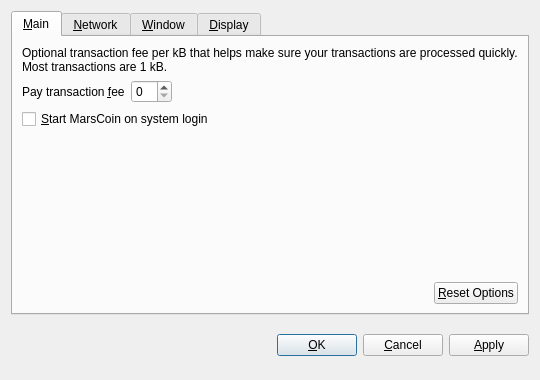
<?xml version="1.0" encoding="UTF-8"?>
<ui version="4.0">
 <class>OptionsDialog</class>
 <widget class="QDialog" name="OptionsDialog">
  <property name="geometry">
   <rect>
    <x>0</x>
    <y>0</y>
    <width>540</width>
    <height>380</height>
   </rect>
  </property>
  <property name="windowTitle">
   <string>Options</string>
  </property>
  <property name="modal">
   <bool>true</bool>
  </property>
  <layout class="QVBoxLayout" name="verticalLayout">
   <item>
    <widget class="QTabWidget" name="tabWidget">
     <property name="tabPosition">
      <enum>QTabWidget::North</enum>
     </property>
     <property name="currentIndex">
      <number>0</number>
     </property>
     <widget class="QWidget" name="tabMain">
      <attribute name="title">
       <string>&amp;Main</string>
      </attribute>
      <layout class="QVBoxLayout" name="verticalLayout_Main">
       <item>
        <widget class="QLabel" name="transactionFeeInfoLabel">
         <property name="text">
          <string>Optional transaction fee per kB that helps make sure your transactions are processed quickly. Most transactions are 1 kB.</string>
         </property>
         <property name="textFormat">
          <enum>Qt::PlainText</enum>
         </property>
         <property name="wordWrap">
          <bool>true</bool>
         </property>
        </widget>
       </item>
       <item>
        <layout class="QHBoxLayout" name="horizontalLayout_1_Main">
         <item>
          <widget class="QLabel" name="transactionFeeLabel">
           <property name="text">
            <string>Pay transaction &amp;fee</string>
           </property>
           <property name="textFormat">
            <enum>Qt::PlainText</enum>
           </property>
           <property name="buddy">
            <cstring>transactionFee</cstring>
           </property>
          </widget>
         </item>
         <item>
          <widget class="BitcoinAmountField" name="transactionFee"/>
         </item>
         <item>
          <spacer name="horizontalSpacer_1_Main">
           <property name="orientation">
            <enum>Qt::Horizontal</enum>
           </property>
           <property name="sizeHint" stdset="0">
            <size>
             <width>40</width>
             <height>20</height>
            </size>
           </property>
          </spacer>
         </item>
        </layout>
       </item>
       <item>
        <widget class="QCheckBox" name="bitcoinAtStartup">
         <property name="toolTip">
          <string>Automatically start MarsCoin after logging in to the system.</string>
         </property>
         <property name="text">
          <string>&amp;Start MarsCoin on system login</string>
         </property>
        </widget>
       </item>
       <item>
        <spacer name="verticalSpacer_Main">
         <property name="orientation">
          <enum>Qt::Vertical</enum>
         </property>
         <property name="sizeHint" stdset="0">
          <size>
           <width>20</width>
           <height>40</height>
          </size>
         </property>
        </spacer>
       </item>
       <item>
        <layout class="QHBoxLayout" name="horizontalLayout_2_Main">
         <item>
          <spacer name="horizontalSpacer_2_Main">
           <property name="orientation">
            <enum>Qt::Horizontal</enum>
           </property>
           <property name="sizeHint" stdset="0">
            <size>
             <width>40</width>
             <height>20</height>
            </size>
           </property>
          </spacer>
         </item>
         <item>
          <widget class="QPushButton" name="resetButton">
           <property name="toolTip">
            <string>Reset all client options to default.</string>
           </property>
           <property name="text">
            <string>&amp;Reset Options</string>
           </property>
           <property name="autoDefault">
            <bool>false</bool>
           </property>
          </widget>
         </item>
        </layout>
       </item>
      </layout>
     </widget>
     <widget class="QWidget" name="tabNetwork">
      <attribute name="title">
       <string>&amp;Network</string>
      </attribute>
      <layout class="QVBoxLayout" name="verticalLayout_Network">
       <item>
        <widget class="QCheckBox" name="mapPortUpnp">
         <property name="toolTip">
          <string>Automatically open the MarsCoin client port on the router. This only works when your router supports UPnP and it is enabled.</string>
         </property>
         <property name="text">
          <string>Map port using &amp;UPnP</string>
         </property>
        </widget>
       </item>
       <item>
        <widget class="QCheckBox" name="connectSocks">
         <property name="toolTip">
          <string>Connect to the MarsCoin network through a SOCKS proxy (e.g. when connecting through Tor).</string>
         </property>
         <property name="text">
          <string>&amp;Connect through SOCKS proxy:</string>
         </property>
        </widget>
       </item>
       <item>
        <layout class="QHBoxLayout" name="horizontalLayout_Network">
         <item>
          <widget class="QLabel" name="proxyIpLabel">
           <property name="text">
            <string>Proxy &amp;IP:</string>
           </property>
           <property name="textFormat">
            <enum>Qt::PlainText</enum>
           </property>
           <property name="buddy">
            <cstring>proxyIp</cstring>
           </property>
          </widget>
         </item>
         <item>
          <widget class="QValidatedLineEdit" name="proxyIp">
           <property name="maximumSize">
            <size>
             <width>140</width>
             <height>16777215</height>
            </size>
           </property>
           <property name="toolTip">
            <string>IP address of the proxy (e.g. 127.0.0.1)</string>
           </property>
          </widget>
         </item>
         <item>
          <widget class="QLabel" name="proxyPortLabel">
           <property name="text">
            <string>&amp;Port:</string>
           </property>
           <property name="textFormat">
            <enum>Qt::PlainText</enum>
           </property>
           <property name="buddy">
            <cstring>proxyPort</cstring>
           </property>
          </widget>
         </item>
         <item>
          <widget class="QLineEdit" name="proxyPort">
           <property name="maximumSize">
            <size>
             <width>55</width>
             <height>16777215</height>
            </size>
           </property>
           <property name="toolTip">
            <string>Port of the proxy (e.g. 9050)</string>
           </property>
          </widget>
         </item>
         <item>
          <widget class="QLabel" name="socksVersionLabel">
           <property name="text">
            <string>SOCKS &amp;Version:</string>
           </property>
           <property name="textFormat">
            <enum>Qt::PlainText</enum>
           </property>
           <property name="buddy">
            <cstring>socksVersion</cstring>
           </property>
          </widget>
         </item>
         <item>
          <widget class="QValueComboBox" name="socksVersion">
           <property name="toolTip">
            <string>SOCKS version of the proxy (e.g. 5)</string>
           </property>
          </widget>
         </item>
         <item>
          <spacer name="horizontalSpacer_Network">
           <property name="orientation">
            <enum>Qt::Horizontal</enum>
           </property>
           <property name="sizeHint" stdset="0">
            <size>
             <width>40</width>
             <height>20</height>
            </size>
           </property>
          </spacer>
         </item>
        </layout>
       </item>
       <item>
        <spacer name="verticalSpacer_Network">
         <property name="orientation">
          <enum>Qt::Vertical</enum>
         </property>
         <property name="sizeHint" stdset="0">
          <size>
           <width>20</width>
           <height>40</height>
          </size>
         </property>
        </spacer>
       </item>
      </layout>
     </widget>
     <widget class="QWidget" name="tabWindow">
      <attribute name="title">
       <string>&amp;Window</string>
      </attribute>
      <layout class="QVBoxLayout" name="verticalLayout_Window">
       <item>
        <widget class="QCheckBox" name="minimizeToTray">
         <property name="toolTip">
          <string>Show only a tray icon after minimizing the window.</string>
         </property>
         <property name="text">
          <string>&amp;Minimize to the tray instead of the taskbar</string>
         </property>
        </widget>
       </item>
       <item>
        <widget class="QCheckBox" name="minimizeOnClose">
         <property name="toolTip">
          <string>Minimize instead of exit the application when the window is closed. When this option is enabled, the application will be closed only after selecting Quit in the menu.</string>
         </property>
         <property name="text">
          <string>M&amp;inimize on close</string>
         </property>
        </widget>
       </item>
       <item>
        <spacer name="verticalSpacer_Window">
         <property name="orientation">
          <enum>Qt::Vertical</enum>
         </property>
         <property name="sizeHint" stdset="0">
          <size>
           <width>20</width>
           <height>40</height>
          </size>
         </property>
        </spacer>
       </item>
      </layout>
     </widget>
     <widget class="QWidget" name="tabDisplay">
      <attribute name="title">
       <string>&amp;Display</string>
      </attribute>
      <layout class="QVBoxLayout" name="verticalLayout_Display">
       <item>
        <layout class="QHBoxLayout" name="horizontalLayout_1_Display">
         <item>
          <widget class="QLabel" name="langLabel">
           <property name="text">
            <string>User Interface &amp;language:</string>
           </property>
           <property name="textFormat">
            <enum>Qt::PlainText</enum>
           </property>
           <property name="buddy">
            <cstring>lang</cstring>
           </property>
          </widget>
         </item>
         <item>
          <widget class="QValueComboBox" name="lang">
           <property name="toolTip">
            <string>The user interface language can be set here. This setting will take effect after restarting MarsCoin.</string>
           </property>
          </widget>
         </item>
        </layout>
       </item>
       <item>
        <layout class="QHBoxLayout" name="horizontalLayout_2_Display">
         <item>
          <widget class="QLabel" name="unitLabel">
           <property name="text">
            <string>&amp;Unit to show amounts in:</string>
           </property>
           <property name="textFormat">
            <enum>Qt::PlainText</enum>
           </property>
           <property name="buddy">
            <cstring>unit</cstring>
           </property>
          </widget>
         </item>
         <item>
          <widget class="QValueComboBox" name="unit">
           <property name="toolTip">
            <string>Choose the default subdivision unit to show in the interface and when sending coins.</string>
           </property>
          </widget>
         </item>
        </layout>
       </item>
       <item>
        <widget class="QCheckBox" name="displayAddresses">
         <property name="toolTip">
          <string>Whether to show MarsCoin addresses in the transaction list or not.</string>
         </property>
         <property name="text">
          <string>&amp;Display addresses in transaction list</string>
         </property>
        </widget>
       </item>
       <item>
        <spacer name="verticalSpacer_Display">
         <property name="orientation">
          <enum>Qt::Vertical</enum>
         </property>
         <property name="sizeHint" stdset="0">
          <size>
           <width>20</width>
           <height>40</height>
          </size>
         </property>
        </spacer>
       </item>
      </layout>
     </widget>
    </widget>
   </item>
   <item>
    <layout class="QHBoxLayout" name="horizontalLayout_Buttons">
     <item>
      <spacer name="horizontalSpacer_1">
       <property name="orientation">
        <enum>Qt::Horizontal</enum>
       </property>
       <property name="sizeHint" stdset="0">
        <size>
         <width>40</width>
         <height>48</height>
        </size>
       </property>
      </spacer>
     </item>
     <item>
      <widget class="QLabel" name="statusLabel">
       <property name="font">
        <font>
         <weight>75</weight>
         <bold>true</bold>
        </font>
       </property>
       <property name="text">
        <string/>
       </property>
       <property name="textFormat">
        <enum>Qt::PlainText</enum>
       </property>
       <property name="wordWrap">
        <bool>true</bool>
       </property>
      </widget>
     </item>
     <item>
      <spacer name="horizontalSpacer_2">
       <property name="orientation">
        <enum>Qt::Horizontal</enum>
       </property>
       <property name="sizeHint" stdset="0">
        <size>
         <width>40</width>
         <height>48</height>
        </size>
       </property>
      </spacer>
     </item>
     <item>
      <widget class="QPushButton" name="okButton">
       <property name="text">
        <string>&amp;OK</string>
       </property>
      </widget>
     </item>
     <item>
      <widget class="QPushButton" name="cancelButton">
       <property name="text">
        <string>&amp;Cancel</string>
       </property>
       <property name="autoDefault">
        <bool>false</bool>
       </property>
      </widget>
     </item>
     <item>
      <widget class="QPushButton" name="applyButton">
       <property name="text">
        <string>&amp;Apply</string>
       </property>
       <property name="autoDefault">
        <bool>false</bool>
       </property>
      </widget>
     </item>
    </layout>
   </item>
  </layout>
 </widget>
 <customwidgets>
  <customwidget>
   <class>BitcoinAmountField</class>
   <extends>QSpinBox</extends>
   <header>bitcoinamountfield.h</header>
  </customwidget>
  <customwidget>
   <class>QValueComboBox</class>
   <extends>QComboBox</extends>
   <header>qvaluecombobox.h</header>
  </customwidget>
  <customwidget>
   <class>QValidatedLineEdit</class>
   <extends>QLineEdit</extends>
   <header>qvalidatedlineedit.h</header>
  </customwidget>
 </customwidgets>
 <resources/>
 <connections/>
</ui>
